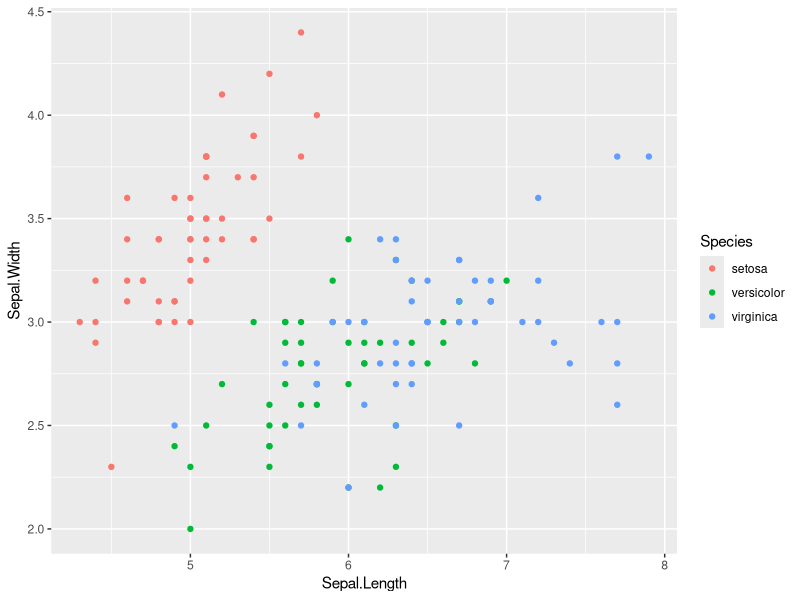
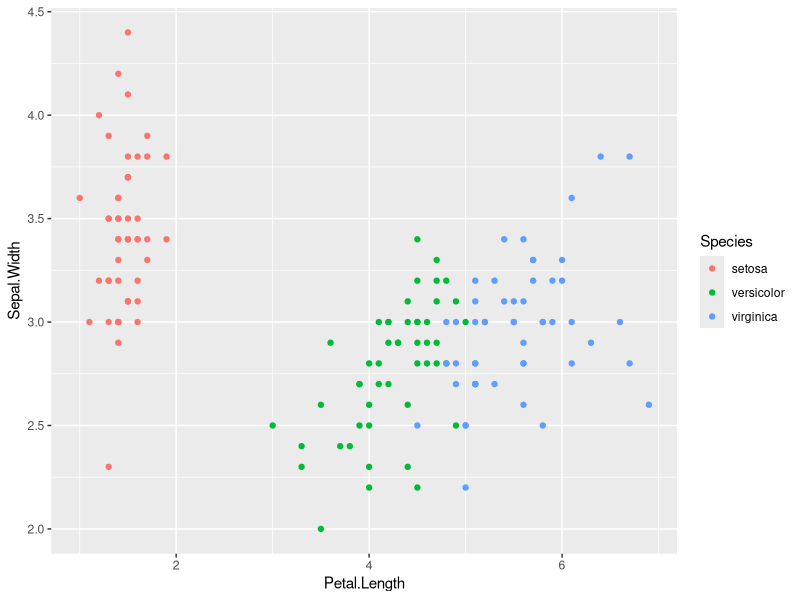
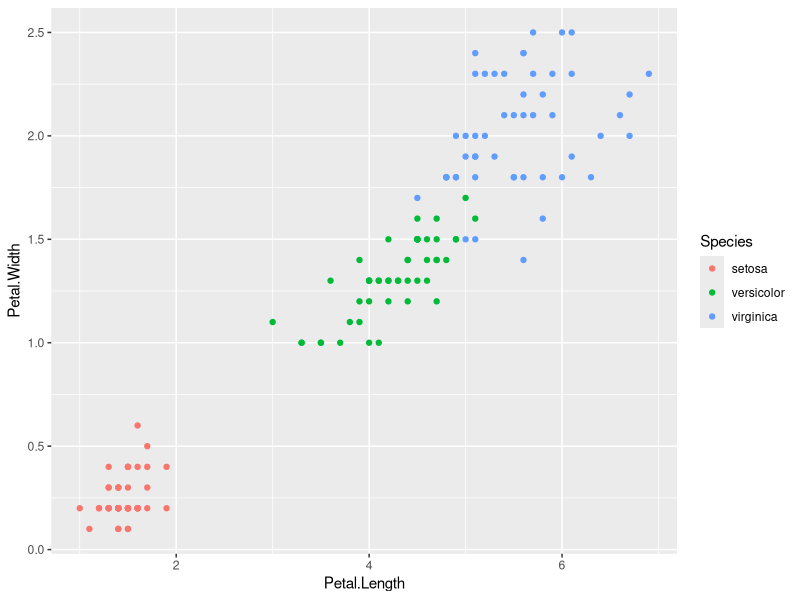
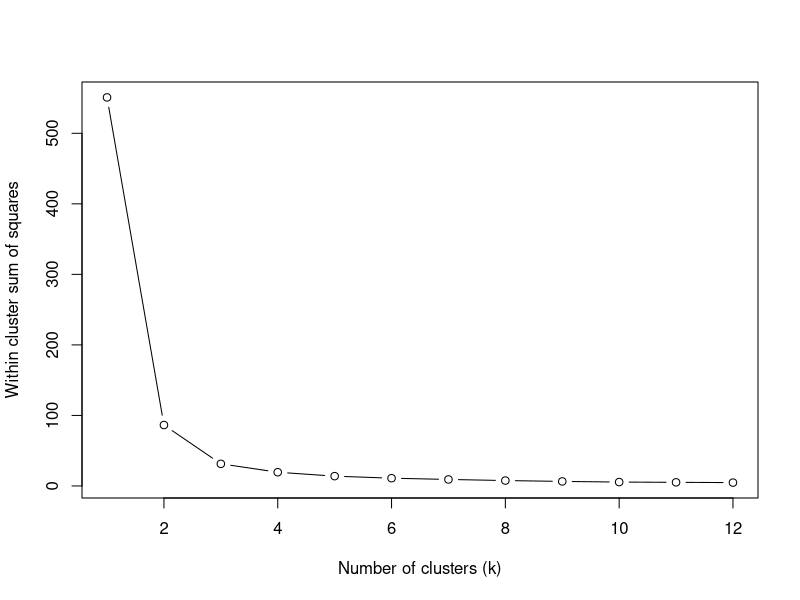

These charts were generated, in order, by the following R code:
#K-means example using preloaded iris dataset
library(ggplot2)
head(iris)
str(iris)
summary(iris)

help(sapply)
sapply(iris[,-5],var)
summary(iris)

ggplot(iris,aes(x=Sepal.Length,y=Sepal.Width,col=Species))+
  geom_point()
ggplot(iris,aes(x=Petal.Length,y=Sepal.Width,col=Species))+
  geom_point()
ggplot(iris,aes(x=Petal.Length,y=Petal.Width,col=Species))+
  geom_point()

set.seed(300)
k.max<- 12

# tot.withinss = Total within-cluster sum of square
# iter.max = the maximum number of iterations allowed
# nstart = if centers is a number, how many random sets should be chosen
wss<-sapply(1:k.max,function(k){kmeans(iris[,3:4],k,nstart=20,iter.max = 20)$tot.withinss})
#wss is within sum squares
plot(1:k.max,wss,type="b",xlab="Number of clusters (k)",ylab="Within cluster sum of squares")
icluster<-kmeans(iris[,3:4],3,nstart=20)
icluster
table(icluster$cluster,iris$Species)
table(iris[,5],icluster$cluster)
